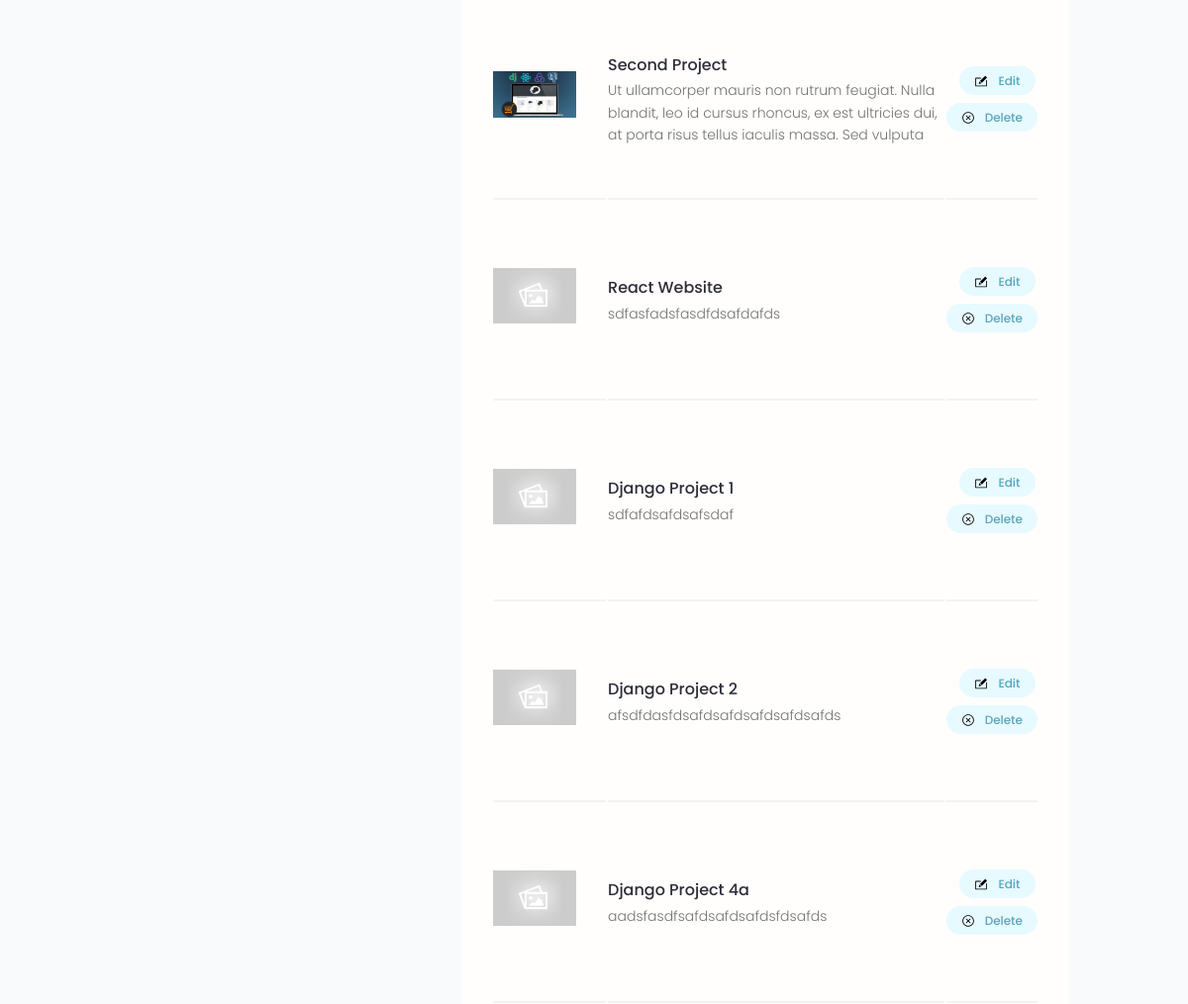
/account/ (signed in, middle part), run on an earlier commit of the app's database.
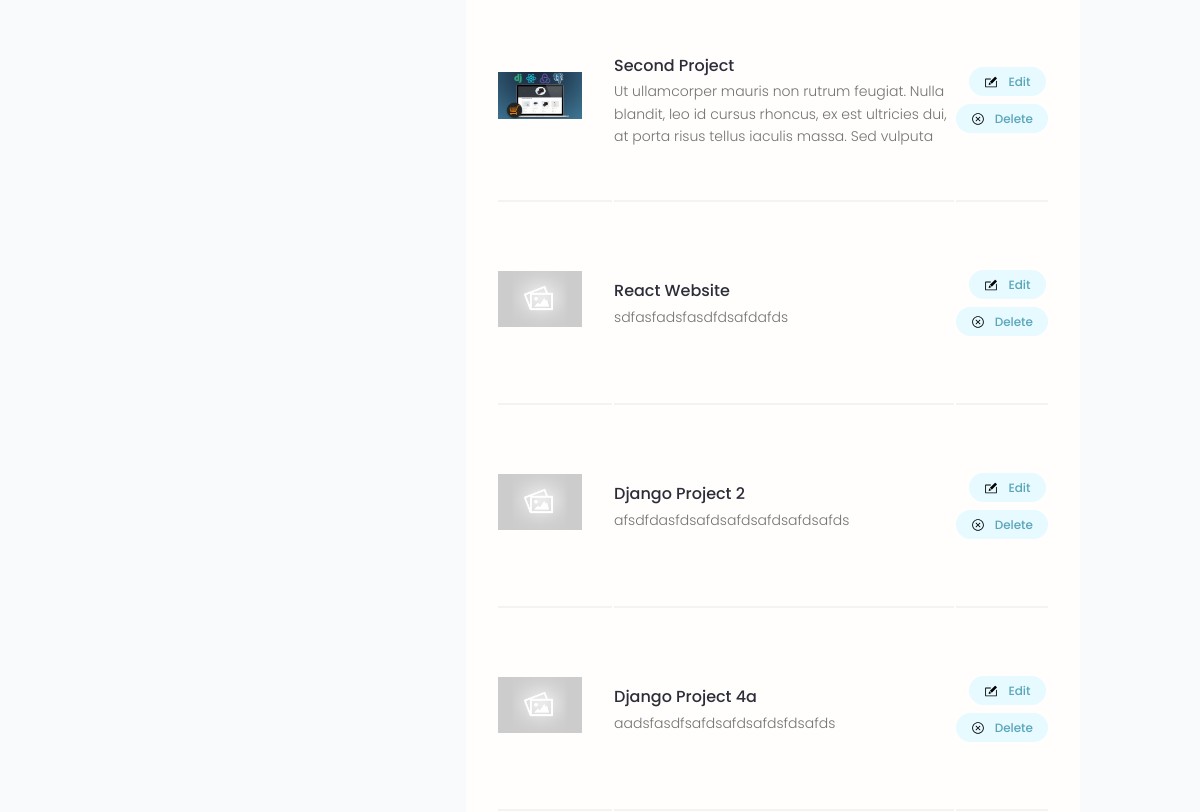
And on a later commit of the database.
### projects/models.py (models this page shows, shortened)
class Project(models.Model):
    owner = models.ForeignKey(
        Profile, null=True, blank=True, on_delete=models.SET_NULL)
    title = models.CharField(max_length=200)
    description = models.TextField(null=True, blank=True)
    featured_image = models.ImageField(
        null=True, blank=True, default="default.jpg")
    demo_link = models.CharField(max_length=2000, null=True, blank=True)
    source_link = models.CharField(max_length=2000, null=True, blank=True)
    tags = models.ManyToManyField('Tag', blank=True)
    vote_total = models.IntegerField(default=0, null=True, blank=True)
    vote_ratio = models.IntegerField(default=0, null=True, blank=True)
    created = models.DateTimeField(auto_now_add=True)
    id = models.UUIDField(default=uuid.uuid4, unique=True,
                          primary_key=True, editable=False)
    class Meta:
        ordering = ['-vote_ratio', '-vote_total']

### users/views.py (the view)
# urls.py: path("account/", views.userAccount, name="account"),
@login_required(login_url='login')
def userAccount(request):
    profile = request.user.profile
    skills = profile.skill_set.all()
    projects = profile.project_set.all()
    context = {'profile': profile, 'skills': skills,
               'projects': projects}
    return render(request, 'users/account.html', context)

### users/templates/users/account.html (shortened to what this page needs)
{% extends 'main.html' %}
{% block content %}
<main class="settingsPage profile my-md">
  <div class="container">
    <div class="layout">
      <div class="column column--1of3">
      </div>
      <div class="column column--2of3">
        <table class="settings__table">
          {% for project in projects %}
          <tr>
            <td class="settings__thumbnail">
              <a href="{% url 'project' project.id %}"><img src="{{project.featured_image.url}}"
                  alt="Project Thumbnail" /></a>
            </td>
            <td class="settings__tableInfo">
              <a href="{% url 'project' project.id %}">{{project.title}}</a>
              <p>{{project.description|slice:"150"}}</p>
            </td>
            <td class="settings__tableActions">
              <a class="tag tag--pill tag--main settings__btn" href="{% url 'update-project' project.id %}">
                 Edit</a>
              <a class="tag tag--pill tag--main settings__btn"
                href="{% url 'delete-project'  project.id %}?next=/account">
                 Delete</a>
            </td>
          </tr>
          {% endfor %}
        </table>
      </div>
    </div>
  </div>
</main>
{% endblock %}

What changed in the data, as far as the page shows it:
no longer on this page (row edited): Project: featured_image (placeholder picture), title "Django Project 1", description "sdfafdsafdsafsdaf"
